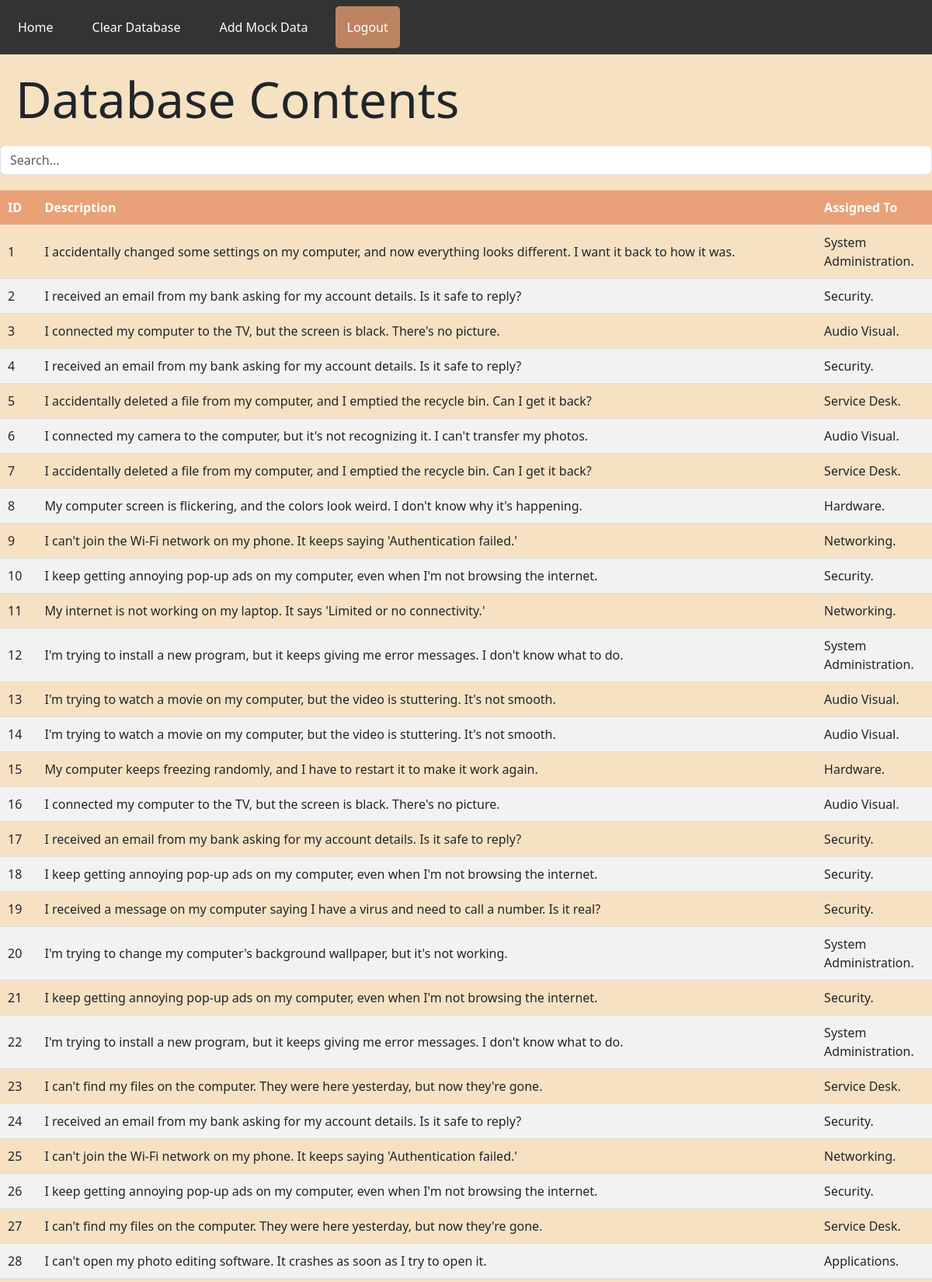
/view_database (signed in, upper part), run on the app's committed database.
### app.py (models this page shows)
class Prediction(db.Model):
    id = db.Column(db.Integer, primary_key=True)
    label = db.Column(db.String(100))
    text = db.Column(db.String(1000))

### app.py (the view)
@app.route('/view_database' , methods=['GET', 'POST'])
@login_required
def view_database():
    predictions = Prediction.query.all()
    return render_template('view_database.html', predictions=predictions)

### app.py (called while the page is built)
@login_manager.user_loader
def load_user(user_id):
    return User.query.get(int(user_id))

### templates/view_database.html (shortened to what this page needs)
{% extends 'base.html' %}
{% block content %}
<!DOCTYPE html>
<html>
<head>
    <link href="https://cdn.jsdelivr.net/npm/bootstrap@5.3.0-alpha1/dist/css/bootstrap.min.css" rel="stylesheet">
    <link rel="stylesheet" type="text/css" href="{{ url_for('static', filename='styles.css') }}">
</head>
<body>
    <h1>Database Contents</h1>
    <input type="text" id="search-bar" class="form-control" placeholder="Search...">
    <table id="predictions-table">
        <thead>
            <tr>
                <th>ID</th>
                <th>Description</th>
                <th>Assigned To</th>
            </tr>
        </thead>
        <tbody>
            {% for prediction in predictions %}
            <tr>
                <td>{{ prediction.id }}</td>
                <td>{{ prediction.text }}</td>
                <td>{{ prediction.label }}</td>
            </tr>
            {% endfor %}
        </tbody>
    </table>
</body>
</html>
{% endblock %}

### templates/base.html (shortened to what this page needs)
<!DOCTYPE html>
<html>
<head>
    <link rel="stylesheet" type="text/css" href="{{ url_for('static', filename='styles.css') }}">
</head>
<body>
    <div id="navbar">
        <div class="navbar-left">
            <a href="/">Home</a>
            {% if request.path == '/view_database' %}
            <a href="/clear_database">Clear Database</a>
            <a href="/add_mock_data">Add Mock Data</a>
            <a href="/logout">Logout</a>
            {% endif %}
        </div>
    </div>
    <div id="content">
        {% block content %}{% endblock %}
    </div>
</body>
</html>

### static/styles.css (style rules this page uses)
#navbar { overflow: hidden; background-color: #E9A178; }
body { background-color: #F6E1C3 !important; isolation: isolate !important; }
h1 { margin: 20px; font-size: 4em; }
table { width: 100%; border-collapse: collapse; margin-top: 20px; }
th, td { padding: 10px; text-align: left; border-bottom: 1px solid #ddd; }
th { background-color: #E9A178; color: white; }
tr:nth-child(even) { background-color: #f2f2f2; }
#search-bar { margin-bottom: 20px; }
#navbar { display: flex; justify-content: space-between; align-items: center; background-color: #333; padding: 8px; }
.navbar-left { display: flex; align-items: center; }
#navbar a { color: #fff; text-decoration: none; font-size: 16px; margin-right: 20px; padding: 15px; border-radius: 5px; transition: background-color 0.3s; }
#navbar a:last-child { background-color: #bd8461; color: #fff; }
body { background-color: #F6E1C3; }

### data on the page
Prediction: id "1", text "I accidentally changed some settings on my computer, and now everything looks different. I want it back to how it was.", label "System Administration."
Prediction: id "2", text "I received an email from my bank asking for my account details. Is it safe to reply?", label "Security."
Prediction: id "3", text "I connected my computer to the TV, but the screen is black. There's no picture.", label "Audio Visual."
Prediction: id "4", text "I received an email from my bank asking for my account details. Is it safe to reply?", label "Security."
Prediction: id "5", text "I accidentally deleted a file from my computer, and I emptied the recycle bin. Can I get it back?", label "Service Desk."
Prediction: id "6", text "I connected my camera to the computer, but it's not recognizing it. I can't transfer my photos.", label "Audio Visual."
Prediction: id "7", text "I accidentally deleted a file from my computer, and I emptied the recycle bin. Can I get it back?", label "Service Desk."
Prediction: id "8", text "My computer screen is flickering, and the colors look weird. I don't know why it's happening.", label "Hardware."
Prediction: id "9", text "I can't join the Wi-Fi network on my phone. It keeps saying 'Authentication failed.'", label "Networking."
Prediction: id "10", text "I keep getting annoying pop-up ads on my computer, even when I'm not browsing the internet.", label "Security."
Prediction: id "11", text "My internet is not working on my laptop. It says 'Limited or no connectivity.'", label "Networking."
Prediction: id "12", text "I'm trying to install a new program, but it keeps giving me error messages. I don't know what to do.", label "System Administration."
Prediction: id "13", text "I'm trying to watch a movie on my computer, but the video is stuttering. It's not smooth.", label "Audio Visual."
Prediction: id "14", text "I'm trying to watch a movie on my computer, but the video is stuttering. It's not smooth.", label "Audio Visual."
Prediction: id "15", text "My computer keeps freezing randomly, and I have to restart it to make it work again.", label "Hardware."
Prediction: id "16", text "I connected my computer to the TV, but the screen is black. There's no picture.", label "Audio Visual."
Prediction: id "17", text "I received an email from my bank asking for my account details. Is it safe to reply?", label "Security."
Prediction: id "18", text "I keep getting annoying pop-up ads on my computer, even when I'm not browsing the internet.", label "Security."
Prediction: id "19", text "I received a message on my computer saying I have a virus and need to call a number. Is it real?", label "Security."
Prediction: id "20", text "I'm trying to change my computer's background wallpaper, but it's not working.", label "System Administration."
Prediction: id "21", text "I keep getting annoying pop-up ads on my computer, even when I'm not browsing the internet.", label "Security."
Prediction: id "22", text "I'm trying to install a new program, but it keeps giving me error messages. I don't know what to do.", label "System Administration."
Prediction: id "23", text "I can't find my files on the computer. They were here yesterday, but now they're gone.", label "Service Desk."
Prediction: id "24", text "I received an email from my bank asking for my account details. Is it safe to reply?", label "Security."
Prediction: id "25", text "I can't join the Wi-Fi network on my phone. It keeps saying 'Authentication failed.'", label "Networking."
Prediction: id "26", text "I keep getting annoying pop-up ads on my computer, even when I'm not browsing the internet.", label "Security."
Prediction: id "27", text "I can't find my files on the computer. They were here yesterday, but now they're gone.", label "Service Desk."
Prediction: id "28", text "I can't open my photo editing software. It crashes as soon as I try to open it.", label "Applications."
